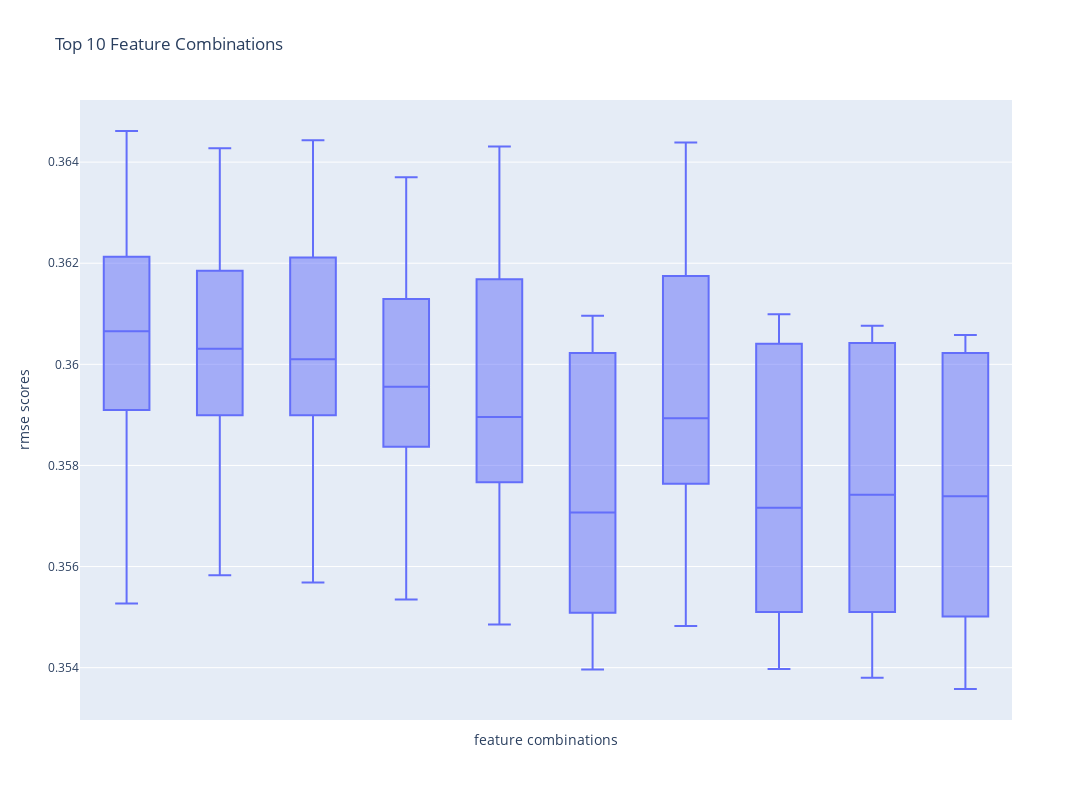

The notebook cell this image was saved under:
### Code cell
pio.renderers.default = 'plotly_mimetype'
x = df_agg_metrics['features'].head(10)

fig = px.box(df_metrics, x=df_metrics[df_metrics['features'].isin(x)]['features'],
             y=df_metrics[df_metrics['features'].isin(x)]['rmse_scores'], title='RMSE Boxplot of Top 10 Feature Combinations')
fig.update_layout(height=800, width=1100,
                  title_text="Top 10 Feature Combinations",
                  xaxis_title="feature combinations", yaxis_title="rmse scores")
fig.update_xaxes(showticklabels=False)
fig.show()

### Figure 1 — Plotly figure (JSON) as saved in the notebook; plotly's stock layout.template omitted (floating-point values rounded to 4 significant figures)
{"data": [{"alignmentgroup": "True", "hovertemplate": "x=%{x}<br>y=%{y}<extra></extra>", "legendgroup": "", "marker": {"color": "#636efa"}, "name": "", "notched": false, "offsetgroup": "", "orientation": "v", "showlegend": false, "type": "box", "x": ["f_1_num_of_terms,f_2_query_length", "f_1_num_of_terms,f_2_query_length", "f_1_num_of_terms,f_2_query_length", "f_1_num_of_terms,f_2_query_length", "f_1_num_of_terms,f_2_query_length", "f_1_num_of_terms,f_2_query_length,f_3_has_numbers", "f_1_num_of_terms,f_2_query_length,f_3_has_numbers", "f_1_num_of_terms,f_2_query_length,f_3_has_numbers", "f_1_num_of_terms,f_2_query_length,f_3_has_numbers", "f_1_num_of_terms,f_2_query_length,f_3_has_numbers", "f_1_num_of_terms,f_2_query_length,f_3_has_numbers,f_4_has_special_char", "f_1_num_of_terms,f_2_query_length,f_3_has_numbers,f_4_has_special_char", "f_1_num_of_terms,f_2_query_length,f_3_has_numbers,f_4_has_special_char", "f_1_num_of_terms,f_2_query_length,f_3_has_numbers,f_4_has_special_char", "f_1_num_of_terms,f_2_query_length,f_3_has_numbers,f_4_has_special_char", "f_1_num_of_terms,f_2_query_length,f_3_has_numbers,f_4_has_special_char,f_5_num_results", "f_1_num_of_terms,f_2_query_length,f_3_has_numbers,f_4_has_special_char,f_5_num_results", "f_1_num_of_terms,f_2_query_length,f_3_has_numbers,f_4_has_special_char,f_5_num_results", "f_1_num_of_terms,f_2_query_length,f_3_has_numbers,f_4_has_special_char,f_5_num_results", "f_1_num_of_terms,f_2_query_length,f_3_has_numbers,f_4_has_special_char,f_5_num_results", "f_1_num_of_terms,f_2_query_length,f_3_has_numbers,f_4_has_special_char,f_5_num_results,f_6_max_title_score", "f_1_num_of_terms,f_2_query_length,f_3_has_numbers,f_4_has_special_char,f_5_num_results,f_6_max_title_score", "f_1_num_of_terms,f_2_query_length,f_3_has_numbers,f_4_has_special_char,f_5_num_results,f_6_max_title_score", "f_1_num_of_terms,f_2_query_length,f_3_has_numbers,f_4_has_special_char,f_5_num_results,f_6_max_title_score", "f_1_num_of_terms,f_2_query_length,f_3_has_numbers,f_4_has_special_char,f_5_num_results,f_6_max_title_score", "f_1_num_of_terms,f_2_query_length,f_3_has_numbers,f_4_has_special_char,f_5_num_results,f_6_max_title_score,f_7_sum_title_scores", "f_1_num_of_terms,f_2_query_length,f_3_has_numbers,f_4_has_special_char,f_5_num_results,f_6_max_title_score,f_7_sum_title_scores", "f_1_num_of_terms,f_2_query_length,f_3_has_numbers,f_4_has_special_char,f_5_num_results,f_6_max_title_score,f_7_sum_title_scores", "f_1_num_of_terms,f_2_query_length,f_3_has_numbers,f_4_has_special_char,f_5_num_results,f_6_max_title_score,f_7_sum_title_scores", "f_1_num_of_terms,f_2_query_length,f_3_has_numbers,f_4_has_special_char,f_5_num_results,f_6_max_title_score,f_7_sum_title_scores", "f_1_num_of_terms,f_2_query_length,f_3_has_numbers,f_4_has_special_char,f_5_num_results,f_6_max_title_score,f_8_max_semantic_score", "f_1_num_of_terms,f_2_query_length,f_3_has_numbers,f_4_has_special_char,f_5_num_results,f_6_max_title_score,f_8_max_semantic_score", "f_1_num_of_terms,f_2_query_length,f_3_has_numbers,f_4_has_special_char,f_5_num_results,f_6_max_title_score,f_8_max_semantic_score", "f_1_num_of_terms,f_2_query_length,f_3_has_numbers,f_4_has_special_char,f_5_num_results,f_6_max_title_score,f_8_max_semantic_score", "f_1_num_of_terms,f_2_query_length,f_3_has_numbers,f_4_has_special_char,f_5_num_results,f_6_max_title_score,f_8_max_semantic_score", "f_1_num_of_terms,f_2_query_length,f_3_has_numbers,f_4_has_special_char,f_5_num_results,f_6_max_title_score,f_7_sum_title_scores,f_8_max_semantic_score", "f_1_num_of_terms,f_2_query_length,f_3_has_numbers,f_4_has_special_char,f_5_num_results,f_6_max_title_score,f_7_sum_title_scores,f_8_max_semantic_score", "f_1_num_of_terms,f_2_query_length,f_3_has_numbers,f_4_has_special_char,f_5_num_results,f_6_max_title_score,f_7_sum_title_scores,f_8_max_semantic_score", "f_1_num_of_terms,f_2_query_length,f_3_has_numbers,f_4_has_special_char,f_5_num_results,f_6_max_title_score,f_7_sum_title_scores,f_8_max_semantic_score", "f_1_num_of_terms,f_2_query_length,f_3_has_numbers,f_4_has_special_char,f_5_num_results,f_6_max_title_score,f_7_sum_title_scores,f_8_max_semantic_score", "f_1_num_of_terms,f_2_query_length,f_3_has_numbers,f_4_has_special_char,f_5_num_results,f_6_max_title_score,f_7_sum_title_scores,f_9_avg_semantic_score", "f_1_num_of_terms,f_2_query_length,f_3_has_numbers,f_4_has_special_char,f_5_num_results,f_6_max_title_score,f_7_sum_title_scores,f_9_avg_semantic_score", "f_1_num_of_terms,f_2_query_length,f_3_has_numbers,f_4_has_special_char,f_5_num_results,f_6_max_title_score,f_7_sum_title_scores,f_9_avg_semantic_score", "f_1_num_of_terms,f_2_query_length,f_3_has_numbers,f_4_has_special_char,f_5_num_results,f_6_max_title_score,f_7_sum_title_scores,f_9_avg_semantic_score", "f_1_num_of_terms,f_2_query_length,f_3_has_numbers,f_4_has_special_char,f_5_num_results,f_6_max_title_score,f_7_sum_title_scores,f_9_avg_semantic_score", "f_1_num_of_terms,f_2_query_length,f_3_has_numbers,f_4_has_special_char,f_5_num_results,f_6_max_title_score,f_7_sum_title_scores,f_8_max_semantic_score,f_9_avg_semantic_score", "f_1_num_of_terms,f_2_query_length,f_3_has_numbers,f_4_has_special_char,f_5_num_results,f_6_max_title_score,f_7_sum_title_scores,f_8_max_semantic_score,f_9_avg_semantic_score", "f_1_num_of_terms,f_2_query_length,f_3_has_numbers,f_4_has_special_char,f_5_num_results,f_6_max_title_score,f_7_sum_title_scores,f_8_max_semantic_score,f_9_avg_semantic_score", "f_1_num_of_terms,f_2_query_length,f_3_has_numbers,f_4_has_special_char,f_5_num_results,f_6_max_title_score,f_7_sum_title_scores,f_8_max_semantic_score,f_9_avg_semantic_score", "f_1_num_of_terms,f_2_query_length,f_3_has_numbers,f_4_has_special_char,f_5_num_results,f_6_max_title_score,f_7_sum_title_scores,f_8_max_semantic_score,f_9_avg_semantic_score"], "x0": " ", "xaxis": "x", "y": [0.3646, 0.3604, 0.3607, 0.3613, 0.3553, 0.3643, 0.36, 0.3603, 0.361, 0.3558, 0.3644, 0.3601, 0.3601, 0.3613, 0.3557, 0.3637, 0.3596, 0.3594, 0.3605, 0.3553, 0.3643, 0.359, 0.3586, 0.3608, 0.3549, 0.361, 0.3571, 0.3555, 0.36, 0.354, 0.3644, 0.3589, 0.3586, 0.3609, 0.3548, 0.361, 0.3572, 0.3555, 0.3602, 0.354, 0.3608, 0.3574, 0.3555, 0.3603, 0.3538, 0.3606, 0.3574, 0.3555, 0.3601, 0.3536], "y0": " ", "yaxis": "y"}], "layout": {"boxmode": "group", "height": 800, "legend": {"tracegroupgap": 0}, "title": {"text": "Top 10 Feature Combinations"}, "width": 1100, "xaxis": {"anchor": "y", "autorange": true, "domain": [0, 1], "range": [-0.5, 9.5], "showticklabels": false, "title": {"text": "feature combinations"}, "type": "category"}, "yaxis": {"anchor": "x", "autorange": true, "domain": [0, 1], "range": [0.353, 0.3652], "title": {"text": "rmse scores"}, "type": "linear"}}}
